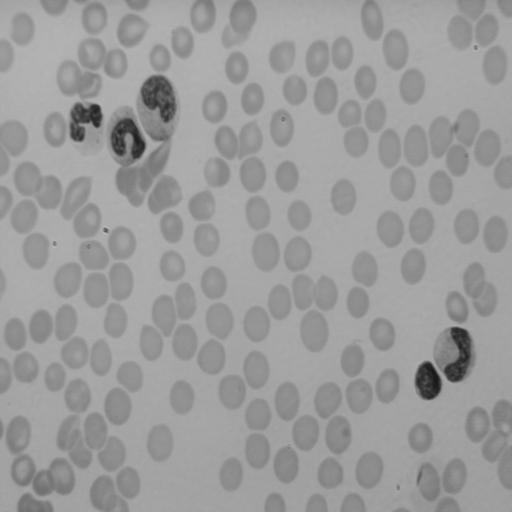
#> input picture TP3-Segmentation/tp_segmentation/Images/cell.tif, 512 x 512 px, found by its file name
$ python sobel.py
#> lines starting #> are read from the running program, lines starting #| are printed output that depends on the picture; after the words box and inside, x2 and y2 are one past the last pixel; in counts of white or black regions, pixels touching at a corner belong together
### TP3-Segmentation/tp_segmentation/mrlab.py
# -*- coding: utf-8 -*-
#
#
#
#########################################################################
u"""
lecture, écriture et affichage d'images à forte dynamique, réeles ou complexes (radar)
"""

MRLABVERSION=u"V0.1  Version du 21 mai 2019"

#############################################################################
import numpy as np

import math

globalparamnotebook=0

##############################################################################
#
def version():
    return MRLABVERSION
##############################################################################
#############################
# [84 lines left out: functions notebook, dericheGradX, dericheGradY, not called in this run]


################################################
# 22 mai 2019
def sobelGradX(ima):

    nl,nc=ima.shape
    gradx=np.zeros((nl,nc))


#gradx=np.zeros(nl,nc)
    for i in range(1,nl-1):
        for j in range(1,nc-1):
            gradx[i,j]=ima[i-1,j+1]+2*ima[i,j+1]+ima[i+1,j+1]-ima[i-1,j-1]-2*ima[i,j-1]-ima[i+1,j-1]

    return gradx

################################################
# 22 mai 2019
def sobelGradY(ima):

    nl,nc=ima.shape
    grady=np.zeros((nl,nc))


#gradx=np.zeros(nl,nc)
    for i in range(1,nl-1):
        for j in range(1,nc-1):
            grady[i,j]=ima[i+1,j-1]+2*ima[i+1,j]+ima[i+1,j+1]-ima[i-1,j-1]-2*ima[i-1,j]-ima[i-1,j+1]

    return grady
################################################
# 27 juilet 2019
def toto(a):
    print ('a : %f'%a)

################################################
# 22 mai 2019

# [71 lines left out: functions normeGradient, dericheSmoothX, dericheSmoothY, not called in this run]


################################################
# 22 mai 2019
def maximaDirectionGradient(gradx,grady):


    nl,nc=gradx.shape

    norme=np.sqrt(gradx*gradx+grady*grady)+0.1

    gradx=np.divide(gradx,norme)
    grady=np.divide(grady,norme)

    contours=np.zeros((nl,nc),dtype=int)

    for i in range(1,nl-1):
        for j in range(1,nc-1):
            G1=interpolationbilineaire(norme,i+grady[i,j],j+gradx[i,j]);
            G2=interpolationbilineaire(norme,i-grady[i,j],j-gradx[i,j]);
            if norme[i,j]>=G1 and norme[i,j]>=G2:
                contours[i,j]=1
            else:
                contours[i,j]=0

    return contours

################################################
# 22 mai 2019
def interpolationbilineaire(ima,l,c):

    l,c

    l1=l-np.floor(l)
    l2=np.ceil(l)-l
    c1=c-np.floor(c)
    c2=np.ceil(c)-c


    ll=np.uint32(np.floor(l))
    cc=np.uint32(np.floor(c))

    val=ima[ll,cc]*l2*c2+ima[ll+1,cc]*l1*c2+ima[ll,cc+1]*l2*c1+ima[ll+1,cc+1]*l1*c1

    return val


############################################################################
# Septembre 2017 : une liste de paramètres sont requis
#

### TP3-Segmentation/tp_segmentation/sobel.py
#!/usr/bin/env python
# -*- coding: utf-8 -*-
"""
Created on 22 May 2019

@author: M Roux
"""
#%%
import math
import numpy as np
import matplotlib.pyplot as plt
import skimage as sk

from scipy import ndimage
from scipy import signal

from skimage import io

from skimage import filters


##############################################

import mrlab as mr

##############################################"
#%%
############## le close('all') de Matlab
plt.close('all')
################################"
#%%

ima=io.imread('cell.tif')
#> ima is the input picture: shape (512, 512); min 23, max 187, mean 155.6
sigma=0
seuilnorme=0.1

gfima=filters.gaussian(ima,sigma)

plt.figure('Image originale')
plt.imshow(ima, cmap='gray')

plt.figure('Image filtrée (passe-bas)')
plt.imshow(gfima, cmap='gray')
#%%
gradx=mr.sobelGradX(gfima)
grady=mr.sobelGradY(gfima)

plt.figure('Gradient horizontal')
plt.imshow(gradx, cmap='gray')

plt.figure('Gradient vertical')
plt.imshow(grady, cmap='gray')
#%%
norme=np.sqrt(gradx*gradx+grady*grady)
print(norme)
#> (printed output is left out)

plt.figure('Norme du gradient')
plt.imshow(norme, cmap='gray')

#%%
direction=np.arctan2(grady,gradx)
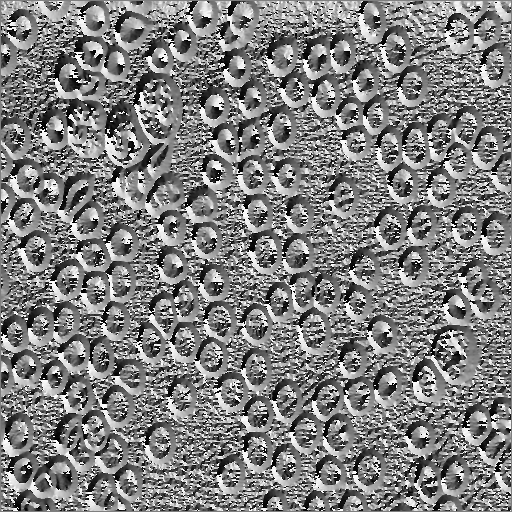
#> direction: shape (512, 512) float64; min -3.14, max 3.14, mean 0.0115; drawn with min black and max white

plt.figure('Direction du Gradient')
plt.imshow(direction, cmap='gray')

#%%
contoursnorme =(norme>seuilnorme)
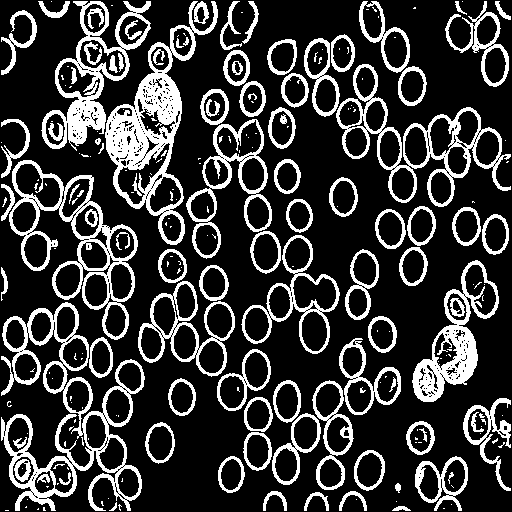
#> contoursnorme: shape (512, 512) bool; 22.1% white; 235 white regions (140 under 20 px), largest, box (x1, y1, x2, y2) and area: (1, 302, 145, 511) 6529, (105, 1, 218, 245) 6376, (9, 160, 138, 340) 4147

plt.figure('Norme seuillée')
plt.imshow(255*contoursnorme)

#%%
contours=np.uint8(mr.maximaDirectionGradient(gradx,grady))
#> in maximaDirectionGradient, `grady=np.divide(grady,norme)`:
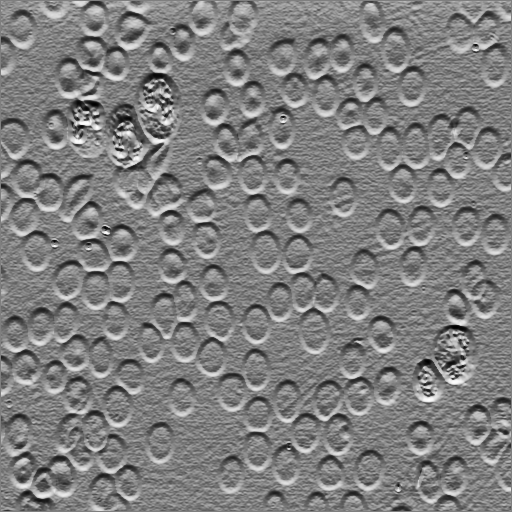
#> grady: shape (512, 512) float64; min -0.932, max 0.926, mean -0.00169; drawn with min black and max white
#> the loop in maximaDirectionGradient, `for i in range(1,nl-1):` made 510 passes
#> after the loop in maximaDirectionGradient, `for i in range(1,nl-1):`:
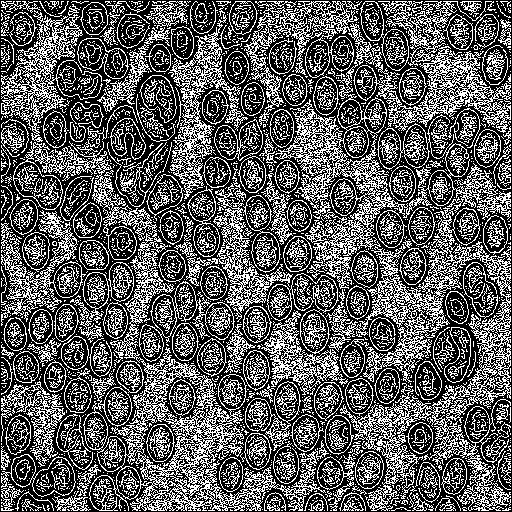
#> contours: shape (512, 512) int64; values 0 (black) and 1 (white), 36.7% white in thin lines or dots

plt.figure('Maxima du gradient dans la direction du gradient')
plt.imshow(255*contours)

#%%
valcontours=(norme>seuilnorme)*contours
#> valcontours: shape (512, 512); values 0 (black) and 1 (white), 7% white in thin lines or dots

plt.figure()
plt.imshow(255*valcontours)
plt.show()

#%%
seuils = [-2, -1, 0.01, 0.1, 0.5, 1, 2]

for seuil in seuils:
    seuilnorme = seuil
    contoursnorme =(norme>seuilnorme)

    plt.figure(figsize=(8, 4))

    plt.imshow(255*contoursnorme)
    plt.title(f"Seuil = ({seuil})")
    plt.axis('off')

    plt.tight_layout()
    plt.show()
#> this loop made 7 passes
#> pass 1, `plt.show()`:
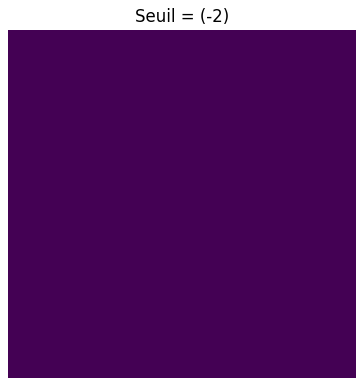
#> figure drawn by matplotlib, 1 panel
# %%
import tempfile
import IPython

def viewimage(im, normalize=True,titre='',displayfilename=False):
    imin=im.copy().astype(np.float32)
    if normalize:
        imin-=imin.min()
        if imin.max()>0:
            imin/=imin.max()
    else:
        imin=imin.clip(0,255)/255


    imin=(imin*255).astype(np.uint8)
    filename=tempfile.mktemp(titre+'.png')
    if displayfilename:
        print (filename)
    plt.imsave(filename, imin, cmap='gray')
    IPython.display.display(IPython.display.Image(filename))
# %%
ima=io.imread('pyramide.tif')
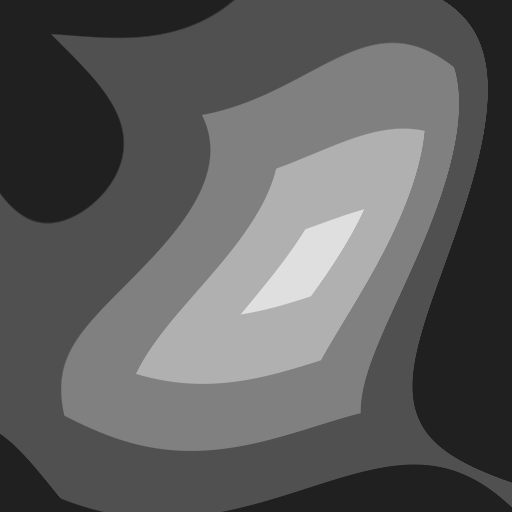
#> input picture TP3-Segmentation/tp_segmentation/Images/pyramide.tif, 512 x 512 px, found by its file name
#> ima is the input picture: shape (512, 512); min 32, max 223, mean 93.8
viewimage(ima)
#> in viewimage, `imin/=imin.max()`:
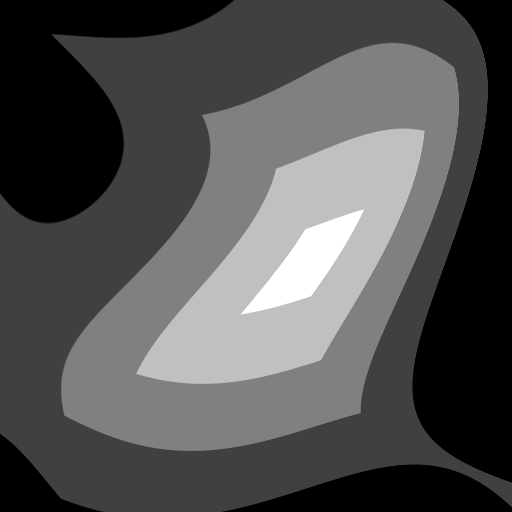
#> imin: shape (512, 512) float32; min 0, max 1, mean 0.324
#> (the run stopped early here; a loop or call above may not have finished)
